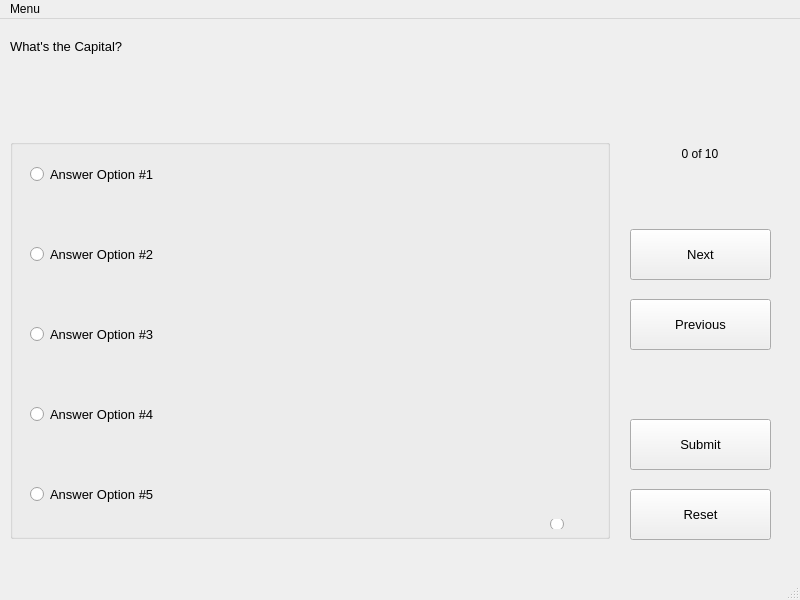
<?xml version="1.0" encoding="UTF-8"?>
<ui version="4.0">
 <class>mainWindow</class>
 <widget class="QMainWindow" name="mainWindow">
  <property name="geometry">
   <rect>
    <x>0</x>
    <y>0</y>
    <width>800</width>
    <height>600</height>
   </rect>
  </property>
  <property name="windowTitle">
   <string>What's the Capital?</string>
  </property>
  <widget class="QWidget" name="centralwidget">
   <widget class="QLabel" name="lblQuestion">
    <property name="geometry">
     <rect>
      <x>10</x>
      <y>20</y>
      <width>771</width>
      <height>81</height>
     </rect>
    </property>
    <property name="font">
     <font>
      <pointsize>10</pointsize>
     </font>
    </property>
    <property name="autoFillBackground">
     <bool>true</bool>
    </property>
    <property name="frameShadow">
     <enum>QFrame::Plain</enum>
    </property>
    <property name="text">
     <string>What's the Capital?</string>
    </property>
    <property name="alignment">
     <set>Qt::AlignLeading|Qt::AlignLeft|Qt::AlignTop</set>
    </property>
   </widget>
   <widget class="QPushButton" name="btnNext">
    <property name="geometry">
     <rect>
      <x>630</x>
      <y>210</y>
      <width>141</width>
      <height>51</height>
     </rect>
    </property>
    <property name="font">
     <font>
      <pointsize>10</pointsize>
     </font>
    </property>
    <property name="text">
     <string>Next</string>
    </property>
   </widget>
   <widget class="QPushButton" name="btnPrev">
    <property name="geometry">
     <rect>
      <x>630</x>
      <y>280</y>
      <width>141</width>
      <height>51</height>
     </rect>
    </property>
    <property name="font">
     <font>
      <pointsize>10</pointsize>
     </font>
    </property>
    <property name="text">
     <string>Previous</string>
    </property>
   </widget>
   <widget class="QPushButton" name="btnSubmit">
    <property name="geometry">
     <rect>
      <x>630</x>
      <y>400</y>
      <width>141</width>
      <height>51</height>
     </rect>
    </property>
    <property name="font">
     <font>
      <pointsize>10</pointsize>
     </font>
    </property>
    <property name="text">
     <string>Submit</string>
    </property>
   </widget>
   <widget class="QPushButton" name="btnReset">
    <property name="geometry">
     <rect>
      <x>630</x>
      <y>470</y>
      <width>141</width>
      <height>51</height>
     </rect>
    </property>
    <property name="font">
     <font>
      <pointsize>10</pointsize>
     </font>
    </property>
    <property name="text">
     <string>Reset</string>
    </property>
   </widget>
   <widget class="QLabel" name="lblCounter">
    <property name="geometry">
     <rect>
      <x>630</x>
      <y>120</y>
      <width>140</width>
      <height>30</height>
     </rect>
    </property>
    <property name="font">
     <font>
      <pointsize>9</pointsize>
     </font>
    </property>
    <property name="autoFillBackground">
     <bool>true</bool>
    </property>
    <property name="text">
     <string>0 of 10</string>
    </property>
    <property name="alignment">
     <set>Qt::AlignCenter</set>
    </property>
   </widget>
   <widget class="QGroupBox" name="gbAnswers">
    <property name="geometry">
     <rect>
      <x>10</x>
      <y>120</y>
      <width>600</width>
      <height>400</height>
     </rect>
    </property>
    <property name="title">
     <string/>
    </property>
    <property name="flat">
     <bool>false</bool>
    </property>
    <widget class="QRadioButton" name="rbAnswerOne">
     <property name="geometry">
      <rect>
       <x>20</x>
       <y>10</y>
       <width>550</width>
       <height>50</height>
      </rect>
     </property>
     <property name="font">
      <font>
       <pointsize>10</pointsize>
      </font>
     </property>
     <property name="text">
      <string>Answer Option #1</string>
     </property>
    </widget>
    <widget class="QRadioButton" name="rbAnswerTwo">
     <property name="geometry">
      <rect>
       <x>20</x>
       <y>90</y>
       <width>550</width>
       <height>50</height>
      </rect>
     </property>
     <property name="font">
      <font>
       <pointsize>10</pointsize>
      </font>
     </property>
     <property name="text">
      <string>Answer Option #2</string>
     </property>
    </widget>
    <widget class="QRadioButton" name="rbAnswerThree">
     <property name="geometry">
      <rect>
       <x>20</x>
       <y>170</y>
       <width>550</width>
       <height>50</height>
      </rect>
     </property>
     <property name="font">
      <font>
       <pointsize>10</pointsize>
      </font>
     </property>
     <property name="text">
      <string>Answer Option #3</string>
     </property>
    </widget>
    <widget class="QRadioButton" name="rbAnswerFour">
     <property name="geometry">
      <rect>
       <x>20</x>
       <y>250</y>
       <width>550</width>
       <height>50</height>
      </rect>
     </property>
     <property name="font">
      <font>
       <pointsize>10</pointsize>
      </font>
     </property>
     <property name="text">
      <string>Answer Option #4</string>
     </property>
    </widget>
    <widget class="QRadioButton" name="rbAnswerFive">
     <property name="geometry">
      <rect>
       <x>20</x>
       <y>330</y>
       <width>550</width>
       <height>50</height>
      </rect>
     </property>
     <property name="font">
      <font>
       <pointsize>10</pointsize>
      </font>
     </property>
     <property name="text">
      <string>Answer Option #5</string>
     </property>
    </widget>
    <widget class="QRadioButton" name="rbNone">
     <property name="enabled">
      <bool>true</bool>
     </property>
     <property name="geometry">
      <rect>
       <x>540</x>
       <y>380</y>
       <width>20</width>
       <height>10</height>
      </rect>
     </property>
     <property name="focusPolicy">
      <enum>Qt::NoFocus</enum>
     </property>
     <property name="text">
      <string/>
     </property>
    </widget>
   </widget>
  </widget>
  <widget class="QMenuBar" name="menubar">
   <property name="geometry">
    <rect>
     <x>0</x>
     <y>0</y>
     <width>800</width>
     <height>26</height>
    </rect>
   </property>
   <widget class="QMenu" name="menuMenu">
    <property name="title">
     <string>Menu</string>
    </property>
    <addaction name="actionNew"/>
    <addaction name="actionAbout"/>
    <addaction name="actionExit"/>
   </widget>
   <addaction name="menuMenu"/>
  </widget>
  <widget class="QStatusBar" name="statusbar"/>
  <action name="actionNew">
   <property name="text">
    <string>New</string>
   </property>
  </action>
  <action name="actionExit">
   <property name="text">
    <string>Exit</string>
   </property>
  </action>
  <action name="actionAbout">
   <property name="text">
    <string>About</string>
   </property>
  </action>
 </widget>
 <tabstops>
  <tabstop>btnNext</tabstop>
  <tabstop>btnPrev</tabstop>
  <tabstop>btnSubmit</tabstop>
  <tabstop>btnReset</tabstop>
  <tabstop>rbAnswerOne</tabstop>
  <tabstop>rbAnswerTwo</tabstop>
  <tabstop>rbNone</tabstop>
  <tabstop>rbAnswerThree</tabstop>
  <tabstop>rbAnswerFour</tabstop>
  <tabstop>rbAnswerFive</tabstop>
 </tabstops>
 <resources/>
 <connections/>
</ui>
